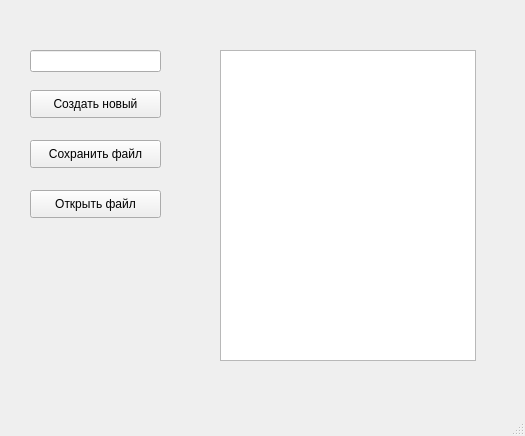
<?xml version="1.0" encoding="UTF-8"?>
<ui version="4.0">
 <class>MainWindow</class>
 <widget class="QMainWindow" name="MainWindow">
  <property name="geometry">
   <rect>
    <x>0</x>
    <y>0</y>
    <width>525</width>
    <height>436</height>
   </rect>
  </property>
  <property name="windowTitle">
   <string>MainWindow</string>
  </property>
  <widget class="QWidget" name="centralwidget">
   <widget class="QLineEdit" name="lineEdit">
    <property name="geometry">
     <rect>
      <x>30</x>
      <y>50</y>
      <width>131</width>
      <height>22</height>
     </rect>
    </property>
   </widget>
   <widget class="QPushButton" name="pushButton">
    <property name="geometry">
     <rect>
      <x>30</x>
      <y>90</y>
      <width>131</width>
      <height>28</height>
     </rect>
    </property>
    <property name="text">
     <string>Создать новый</string>
    </property>
   </widget>
   <widget class="QPushButton" name="pushButton_2">
    <property name="geometry">
     <rect>
      <x>30</x>
      <y>140</y>
      <width>131</width>
      <height>28</height>
     </rect>
    </property>
    <property name="text">
     <string>Сохранить файл</string>
    </property>
   </widget>
   <widget class="QPushButton" name="pushButton_3">
    <property name="geometry">
     <rect>
      <x>30</x>
      <y>190</y>
      <width>131</width>
      <height>28</height>
     </rect>
    </property>
    <property name="text">
     <string>Открыть файл</string>
    </property>
   </widget>
   <widget class="QTextBrowser" name="textBrowser">
    <property name="geometry">
     <rect>
      <x>220</x>
      <y>50</y>
      <width>256</width>
      <height>311</height>
     </rect>
    </property>
   </widget>
  </widget>
  <widget class="QMenuBar" name="menubar">
   <property name="geometry">
    <rect>
     <x>0</x>
     <y>0</y>
     <width>525</width>
     <height>26</height>
    </rect>
   </property>
  </widget>
  <widget class="QStatusBar" name="statusbar"/>
 </widget>
 <resources/>
 <connections/>
</ui>
